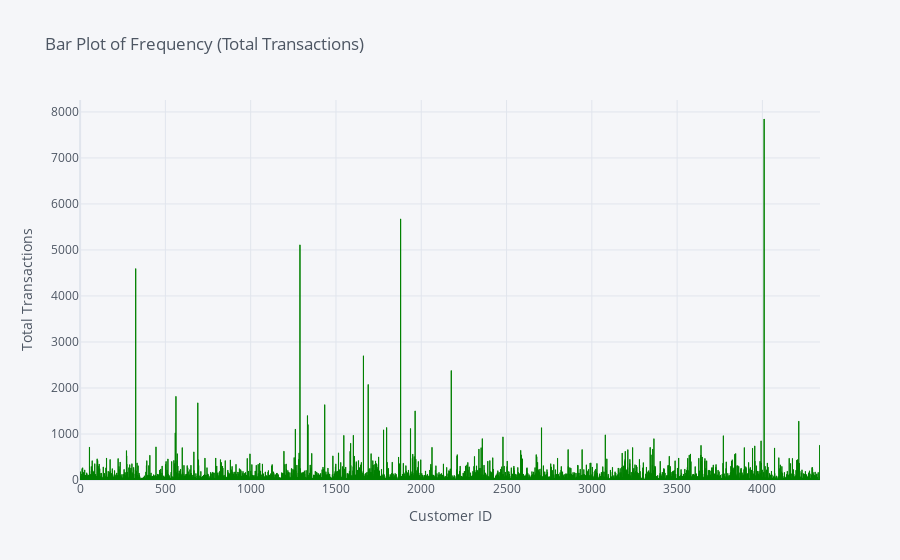

This figure's notebook cell:
### Code cell
# Frequency (TotalTransactions)
rfm_table[['TotalTransactions']].iplot(
    kind='bar',
    title='Bar Plot of Frequency (Total Transactions)',
    xTitle='Customer ID',
    yTitle='Total Transactions',
    colors=['green']
)

### Figure 1 — Plotly figure (JSON) as saved in the notebook; plotly's stock layout.template omitted (floating-point values rounded to 4 significant figures; data arrays with more than 128 entries replaced by an {"elided": "..."} marker saying what was removed)
{"data": [{"marker": {"color": "rgba(0, 128, 0, 0.6)", "line": {"color": "rgba(0, 128, 0, 1.0)", "width": 1}}, "name": "TotalTransactions", "orientation": "v", "text": "", "type": "bar", "x": {"elided": "4338 int values"}, "y": {"elided": "4338 int values"}}], "layout": {"autosize": true, "legend": {"bgcolor": "#F5F6F9", "font": {"color": "#4D5663"}}, "paper_bgcolor": "#F5F6F9", "plot_bgcolor": "#F5F6F9", "title": {"font": {"color": "#4D5663"}, "text": "Bar Plot of Frequency (Total Transactions)"}, "xaxis": {"autorange": true, "gridcolor": "#E1E5ED", "range": [-0.5, 4338.0], "showgrid": true, "tickfont": {"color": "#4D5663"}, "title": {"font": {"color": "#4D5663"}, "text": "Customer ID"}, "type": "linear", "zerolinecolor": "#E1E5ED"}, "yaxis": {"autorange": true, "gridcolor": "#E1E5ED", "range": [0, 8260], "showgrid": true, "tickfont": {"color": "#4D5663"}, "title": {"font": {"color": "#4D5663"}, "text": "Total Transactions"}, "type": "linear", "zerolinecolor": "#E1E5ED"}}}
